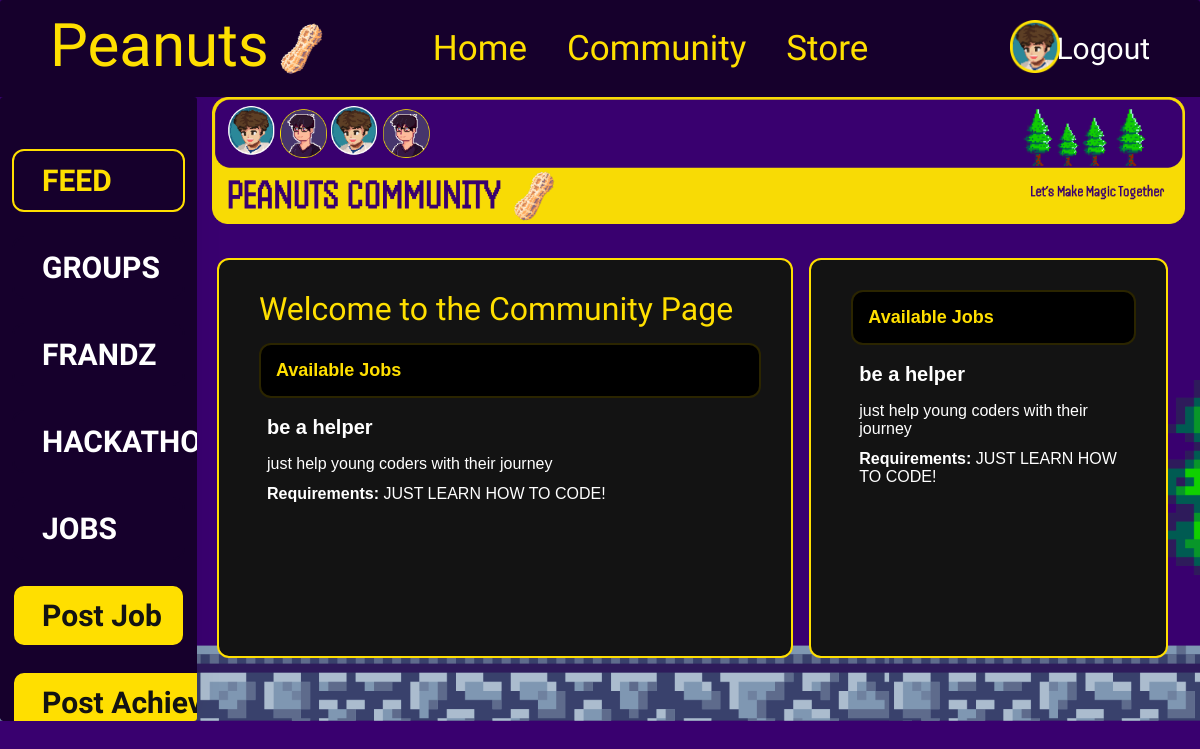
/accounts/community/jobs/ (signed in), run on an earlier commit of the app's database.
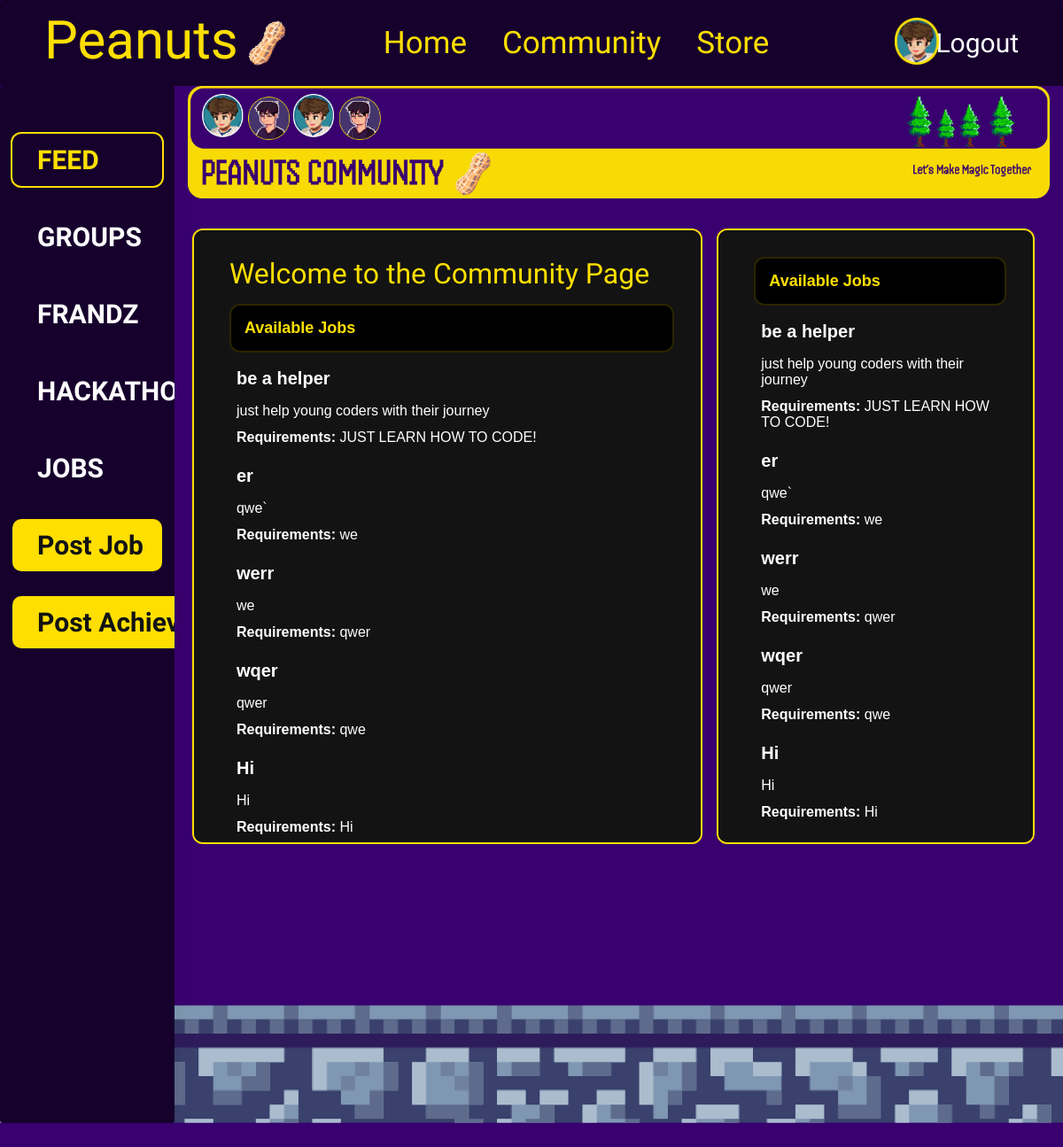
And on a later commit of the database.
### mainApp/models.py (models this page shows, shortened)
class Job(models.Model):
    title = models.CharField(max_length=200)
    description = models.TextField()
    requirements = models.TextField()
    posted_at = models.DateTimeField(auto_now_add=True)

### mainApp/views.py (the view)
# urls.py: path('accounts/community/jobs/', views.jobs, name='jobs'),
@login_required
def jobs(request):
    jobs = Job.objects.all()
    context = {
        'jobs': jobs
    }
    return render(request, 'jobs.html', context)

### mainApp/templates/jobs.html (shortened to what the changed rows need)
<!DOCTYPE html>
<html lang="en">
<head>
    {% load static %}
    <link rel="stylesheet" href="{% static 'index.css' %}">
    <link rel="stylesheet" href="{% static 'community.css' %}">
    <link rel="stylesheet" href="{% static 'cursor.css' %}">
</head>
<body>
    <div class="_3d-pixel-cursor__arrow">
        <div class="main">
            <main>
                <div class="page-content">
                    <div class="main-container">
                        <h1 class="community_heading">Welcome to the Community Page</h1>
                        <div class="Available_Jobs">
                            <h2>Available Jobs</h2>
                            <ul class="jobs">
                                {% for job in jobs %}
                                <li class="job_description">
                                    <h3>{{ job.title }}</h3>
                                    <p>{{ job.description }}</p>
                                    <p><strong>Requirements:</strong> {{ job.requirements }}</p>
                                </li>
                                {% endfor %}
                            </ul>
                        </div>
                    </div>
                    <div class="side-container">
                        <div class="Available_Jobs">
                            <h2>Available Jobs</h2>
                            <ul class="jobs">
                                {% for job in jobs %}
                                <li class="job_description">
                                    <h3>{{ job.title }}</h3>
                                    <p>{{ job.description }}</p>
                                    <p><strong>Requirements:</strong> {{ job.requirements }}</p>
                                </li>
                                {% endfor %}
                            </ul>
                        </div>
                    </div>
                </div>
            </main>
        </div>
    </div>
</body>
</html>

What changed in the data, as far as the page shows it:
added Job: title "er", description "qwe`", requirements "we"
added Job: title "werr", description "we", requirements "qwer"
added Job: title "wqer", description "qwer", requirements "qwe"
added Job: title "Hi", description "Hi", requirements "Hi"
